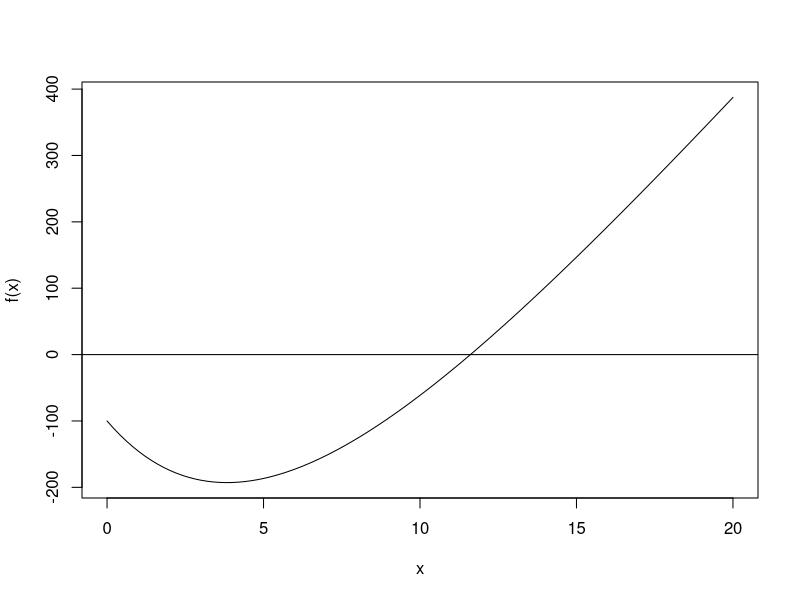

Recreate this plot in R.
## ---- chunk 1
f = function(t) {
  g = 9.81
  z0 = 100
  v0 = 55
  m = 80
  c = 15
  z=z0+(m/c)*(v0+m*g/c)*(1-exp(-c*t/m))-m*g*t/c
  z=-z
  return(z)
}

optimize(f,c(0,15))
curve(f,0,20)
abline(h=0)

## ---- chunk 2


## ---- chunk 3
f = function(t) {
  g = 9.81
  z0 = 100
  v0 = 55
  m = 80
  c = 15
  z=z0+(m/c)*(v0+m*g/c)*(1-exp(-c*t/m))-m*g*t/c
  return(-z)
}
max_height=-optimize(f,c(0,20))$objective[1]
max_height
## ---- chunk 4
f = function(t) {
  g = 9.81
  z0 = 100
  v0 = 55
  m = 80
  c = 15
  z=z0+(m/c)*(v0+m*g/c)*(1-exp(-c*t/m))-m*g*t/c
  return(-z)
}
max=optimize(f,c(0,20))
time=optimize(f,c(0,20))[1]
time
## ---- chunk 5

